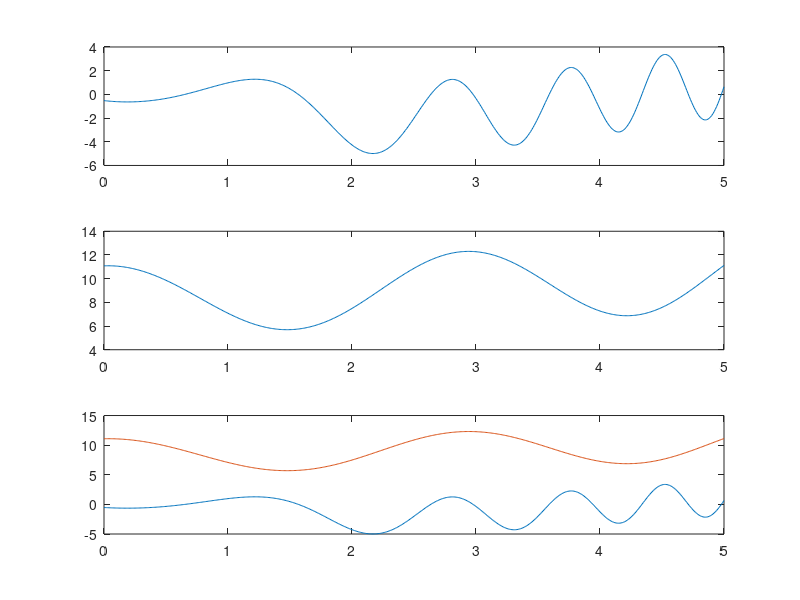

Reproduce this figure in MATLAB.
%add functions p = 3sin(x^2)+2cos(y^3) and q = 3cos(xy)+2y^2 for x in the range 0 to 5 and y=0.05x+2.01 in all cases.
%Use increments of 0.01. Using subplot, plot all the three function
%together. Use the subplot command to plot all the three functions

x = 0:0.01:5;
y = 0.05*x+2.01;
p = 3*sin(x.^2)+2*cos(y.^3);
q = 3*cos(x.*y)+2*y.^2;
subplot(3,1,1)
plot(x,p)
subplot(3,1,2)
plot(x,q)
subplot(3,1,3)
plot(x,p,x,q)
